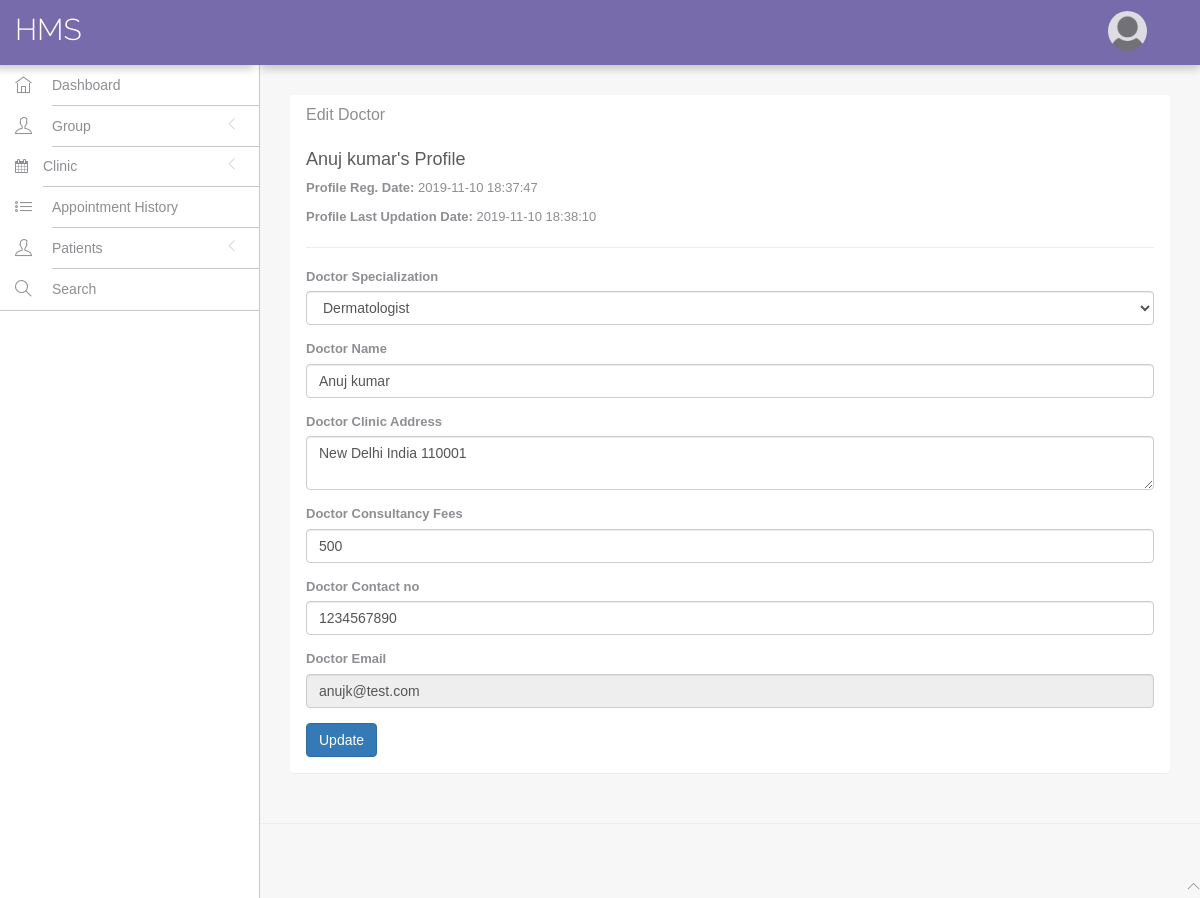
Page /hms/doctor/dashboard.php?page=editProfile (signed in) on the committed database.
### tables this page shows
CREATE TABLE IF NOT EXISTS `doctors` (
  `id` int(11) NOT NULL AUTO_INCREMENT,
  `specilization` varchar(255) DEFAULT NULL,
  `doctorName` varchar(255) DEFAULT NULL,
  `address` longtext,
  `docFees` varchar(255) DEFAULT NULL,
  `contactno` bigint(11) DEFAULT NULL,
  `docEmail` varchar(255) DEFAULT NULL,
  `password` varchar(255) DEFAULT NULL,
  `profile_pic` longblob NOT NULL,
  `creationDate` timestamp NULL DEFAULT CURRENT_TIMESTAMP,
  `updationDate` timestamp NULL DEFAULT NULL ON UPDATE CURRENT_TIMESTAMP,
  PRIMARY KEY (`id`)
);

### hms/doctor/include/page/editProfile.php (the view, shortened to what this page needs)
<?php
    include('../../include/config.php');
?>
<div class="row">
	<div class="col-md-12">
		<div class="row margin-top-30">
			<div class="col-lg-12 col-md-12">
				<div class="panel panel-white">
					<div class="panel-heading"><h5 class="panel-title">Edit Doctor</h5></div>
					<div class="panel-body">
                    <?php
                        $sql=mysqli_query($con,"select * from doctors where docEmail='".$_SESSION['dlogin']."'");
                        while($data=mysqli_fetch_array($sql)) {
                    ?>
                            <h4><?php echo htmlentities($data['doctorName']);?>'s Profile</h4>
                            <p><b>Profile Reg. Date: </b><?php echo htmlentities($data['creationDate']);?></p>
                            <?php
                                if($data['updationDate']){
                            ?>
                                    <p><b>Profile Last Updation Date: </b><?php echo htmlentities($data['updationDate']);?></p>
                            <?php
                                }
                            ?>
                            <hr />
                            <form role="form" name="adddoc" method="post" onSubmit="return valid();">
								<div class="form-group">
									<label for="DoctorSpecialization">Doctor Specialization</label>
							        <select name="Doctorspecialization" class="form-control" required="required">
					                    <option value="<?php echo htmlentities($data['specilization']);?>"><?php echo htmlentities($data['specilization']);?></option>
									</select>
								</div>
                                <div class="form-group">
									<label for="doctorname">Doctor Name</label>
	                                <input type="text" name="docname" class="form-control" value="<?php echo htmlentities($data['doctorName']);?>" >
								</div>
                                <div class="form-group">
									<label for="address">Doctor Clinic Address</label>
					                <textarea name="clinicaddress" class="form-control"><?php echo htmlentities($data['address']);?></textarea>
								</div>
                                <div class="form-group">
									<label for="fess">Doctor Consultancy Fees</label>
		                            <input type="text" name="docfees" class="form-control" required="required" value="<?php echo htmlentities($data['docFees']);?>" >
								</div>
                                <div class="form-group">
									<label for="fess">Doctor Contact no</label>
					                <input type="text" name="doccontact" class="form-control" required="required"  value="<?php echo htmlentities($data['contactno']);?>">
								</div>
                                <div class="form-group">
									<label for="fess">Doctor Email</label>
					                <input type="email" name="docemail" class="form-control"  readonly="readonly"  value="<?php echo htmlentities($data['docEmail']);?>">
								</div>
						<?php } ?>
						        <button type="submit" name="submit" class="btn btn-o btn-primary">Update</button>
							</form>
					</div>
				</div>
			</div>
		</div>
	</div>
</div>

### hms/assets/css/styles.css (style rules this page uses)
html, body { height: 100%; width: 100%; }
html { font-size: 100%; }
body { color: #8e8e93; direction: ltr; overflow-x: hidden; height: 100%; font-family: Helvetica, Arial, sans-serif; font-size: 13px; padding: 0; margin: 0; background: #f7f7f8; -webkit-font-smoothing: antialiased !important; }
button { outline: 0 !important; }
h3, h4, h5 { font-family: Helvetica, Arial, sans-serif; }
h1, h2, h3, h4, h5 { font-weight: 300; margin-top: 0; color: #5b5b60; }

### rows in the picture
doctors: doctorName "Anuj kumar", creationDate "2019-11-10 18:37:47", updationDate "2019-11-10 18:38:10", Doctorspecialization "Dermatologist", docname "Anuj kumar", clinicaddress "New Delhi India 110001", docfees "500", doccontact "1234567890", docemail "anujk@test.com"
